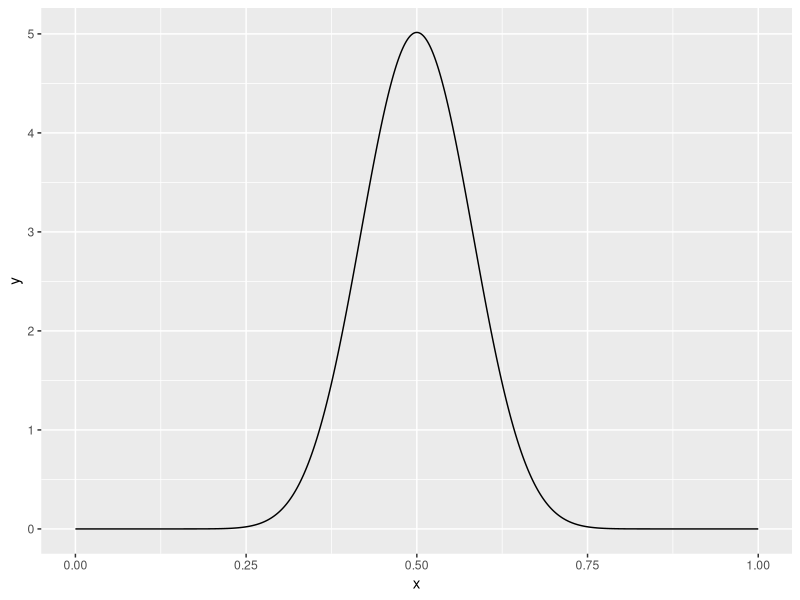
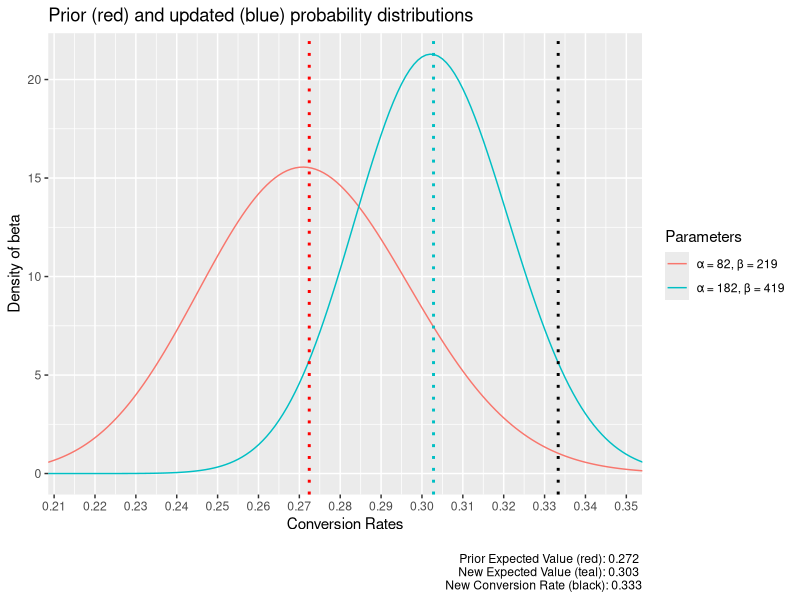
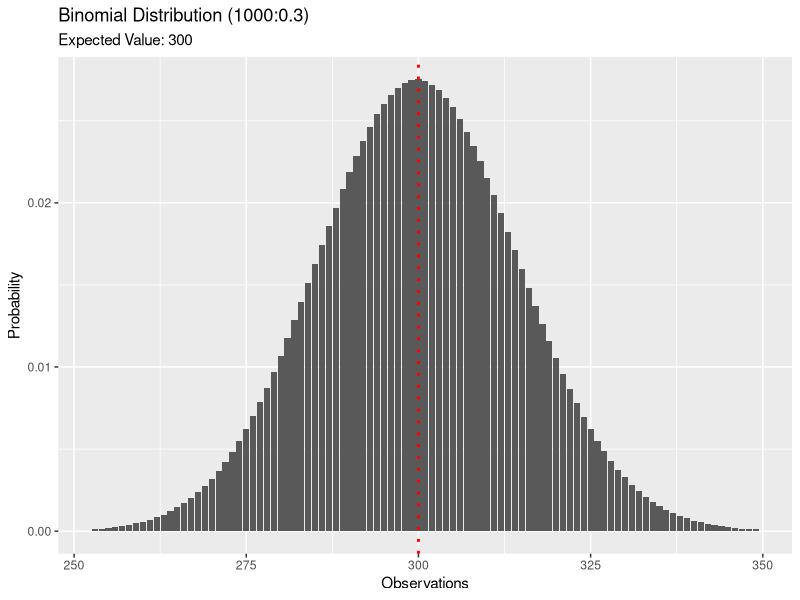
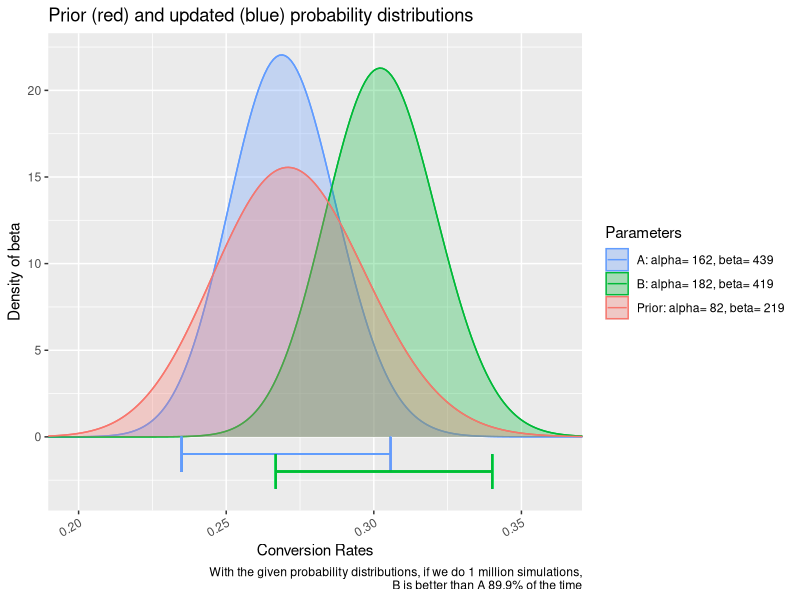

These figures' R source, in order:
## ---- chunk 1
knitr::opts_chunk$set(echo = TRUE)

library(tidyverse)
## ---- chunk 2
alpha <- 20 
beta <- 20

x <- seq(0, 1, .001)
y <- dbeta(x, alpha, beta)

data.frame(x, y) %>%
    ggplot(aes(x, y)) +
    geom_line()
## ---- chunk 3
beta_dist__prior_successes <- 82
beta_dist__prior_trials <- 301
    
beta_dist__additional_successes <- 100
beta_dist__additional_trials <- 300

prior_alpha <- beta_dist__prior_successes
prior_beta <- beta_dist__prior_trials - beta_dist__prior_successes

new_alpha <- prior_alpha + beta_dist__additional_successes
new_beta <- prior_beta + (beta_dist__additional_trials - beta_dist__additional_successes)

distros <- data_frame(a = c(prior_alpha, new_alpha),
           b = c(prior_beta, new_beta)) %>%
  group_by(a, b) %>%
  do(data_frame(x = seq(0, 1, .001), y = dbeta(x, .$a, .$b))) %>%
  mutate(Parameters = paste0("\u03B1 = ", a, ", \u03B2 = ", b)) %>%
  ungroup() %>%
  mutate(Parameters = factor(Parameters, levels = unique(Parameters)))


min_x <- min(c(qbeta(0.01, prior_alpha, prior_beta), qbeta(0.01, new_alpha, new_beta)))
max_x <- max(c(qbeta(0.99, prior_alpha, prior_beta), qbeta(0.99, new_alpha, new_beta)))

prior_expected_value <- prior_alpha / (prior_alpha + prior_beta)
new_conversion_rate <- beta_dist__additional_successes / beta_dist__additional_trials
new_expected_value <- new_alpha / (new_alpha + new_beta)

ggplot(data=distros, aes(x, y, color = Parameters)) +
    geom_line() +
    geom_vline(xintercept = prior_expected_value, linetype='dotted', color='red', size=1) +
    geom_vline(xintercept = new_expected_value, linetype='dotted', color='#00BFC4', size=1) +
    geom_vline(xintercept = new_conversion_rate, linetype='dotted', color='black', size=1) +
    scale_x_continuous(breaks = seq(0, 1, 0.01)) +
    coord_cartesian(xlim=c(min_x, max_x)) +
    labs(title='Prior (red) and updated (blue) probability distributions',
         x="Conversion Rates",
         y="Density of beta",
         caption = paste("\nPrior Expected Value (red):", round(prior_expected_value, 3),
                         "\nNew Expected Value (teal):", round(new_expected_value, 3),
                         "\nNew Conversion Rate (black):", round(new_conversion_rate, 3)))
## ---- chunk 4
binomial_dist__num_observations <- 1000
binomial_dist__probability <- 0.3

x <- 0:binomial_dist__num_observations
y <- dbinom(x,
            size=binomial_dist__num_observations,
            prob=binomial_dist__probability)

expected_value <- binomial_dist__num_observations * binomial_dist__probability

threshold <- 0.0001
data.frame(x, y) %>%
    filter(y > threshold & y < (1 - threshold)) %>%
    ggplot(aes(x, y)) +
    geom_bar(stat = 'identity') +
    geom_vline(xintercept=expected_value, linetype='dotted', color='red', size=1) +
    labs(title=paste0("Binomial Distribution (", binomial_dist__num_observations, ":", binomial_dist__probability, ")"),
         subtitle = paste("Expected Value:", round(binomial_dist__num_observations * binomial_dist__probability, 1)), 
         x="Observations",
         y="Probability")
## ---- chunk 5
beta_dist__prior_successes <- 82
beta_dist__prior_trials <- 301
    
beta_dist__additional_successes_a <- 80
beta_dist__additional_trials_a <- 300

beta_dist__additional_successes_b <- 100
beta_dist__additional_trials_b <- 300

prior_alpha <- beta_dist__prior_successes
prior_beta <- beta_dist__prior_trials - beta_dist__prior_successes

new_alpha_a <- prior_alpha + beta_dist__additional_successes_a
new_beta_a <- prior_beta + (beta_dist__additional_trials_a - beta_dist__additional_successes_a)

new_alpha_b <- prior_alpha + beta_dist__additional_successes_b
new_beta_b <- prior_beta + (beta_dist__additional_trials_b - beta_dist__additional_successes_b)


alpha_vector <- c(prior_alpha, new_alpha_a, new_alpha_b)
beta_vector <- c(prior_beta, new_beta_a, new_beta_b)
distros <- data_frame(alpha = alpha_vector,
                      beta = beta_vector,
                      group = c("Prior", "A", "B")) %>%
    group_by(alpha, beta, group) %>%
    do(data_frame(x = seq(0, 1, .001))) %>%
    ungroup() %>%
    mutate(y = dbeta(x, alpha, beta),
           Parameters = factor(paste0(group, ": alpha= ", alpha, ", beta= ", beta)))

x_min <- min(qbeta(0.001, alpha_vector, beta_vector))
x_max <- max(qbeta(0.999, alpha_vector, beta_vector))

x_axis_spread <- 1#beta_dist__min_max[2] - beta_dist__min_max[1]
x_axis_break_steps <- 0.05

if(x_axis_spread <= 0.15) {

    x_axis_break_steps <- 0.01

} else if(x_axis_spread <= 0.5) {

    x_axis_break_steps <- 0.02
}

library(scales)
custom_colors <- rev(hue_pal()(3))

beta_dist__show_prior_distribution <- TRUE
if(!beta_dist__show_prior_distribution) {

    distros <- distros %>%
        filter(!str_detect(Parameters, "Prior"))
    
    custom_colors <- custom_colors[1:2]
}

a_cred_low <- qbeta(0.025, new_alpha_a, new_beta_a)
a_cred_high <- qbeta(0.975, new_alpha_a, new_beta_a)

b_cred_low <- qbeta(0.025, new_alpha_b, new_beta_b)
b_cred_high <- qbeta(0.975, new_alpha_b, new_beta_b)

a_cr_simulation <- rbeta(1e6, new_alpha_a, new_beta_a)
b_cr_simulation <- rbeta(1e6, new_alpha_b, new_beta_b)
percent_of_time_b_wins <- mean(b_cr_simulation > a_cr_simulation)

ggplot(data=distros, aes(x, y, color = Parameters)) +
    geom_line() +
    geom_area(aes(fill=Parameters, group=Parameters), alpha=0.3, position = 'identity') +
    scale_x_continuous(breaks = seq(0, 1, x_axis_break_steps)) +
    theme(axis.text.x = element_text(angle = 30, hjust = 1)) +
    geom_errorbarh(aes(xmin = a_cred_low, xmax = a_cred_high, y = -1), height = 2, color = custom_colors[1], alpha=0.3) + 
    geom_errorbarh(aes(xmin = b_cred_low, xmax = b_cred_high, y = -2), height = 2, color = custom_colors[2], alpha=0.3) + 
    coord_cartesian(xlim=c(x_min, x_max)) +
    labs(title='Prior (red) and updated (blue) probability distributions',
         x="Conversion Rates",
         y="Density of beta",
         caption=paste0("With the given probability distributions, if we do 1 million simulations,\nB is better than A ",
                        round(percent_of_time_b_wins * 100, 1), "% of the time")) +
    scale_fill_manual(values=custom_colors) +
    scale_color_manual(values=custom_colors)


alpha_vector

beta_vector

data.frame(distribution=c())
    
## ---- chunk 6
sim_of_sims <- map_dbl(1:100, ~ {
    
    a_cr_simulation <- rbeta(1e6, new_alpha_a, new_beta_a)
    b_cr_simulation <- rbeta(1e6, new_alpha_b, new_beta_b)
    sim_1 <- mean(b_cr_simulation > a_cr_simulation)
    sim_1
    
    a_cr_simulation <- rbeta(1e5, new_alpha_a, new_beta_a)
    b_cr_simulation <- rbeta(1e5, new_alpha_b, new_beta_b)
    sim_2 <- mean(b_cr_simulation > a_cr_simulation)
    sim_2
    
    
    abs(sim_1 - sim_2)
})

max(sim_of_sims)
